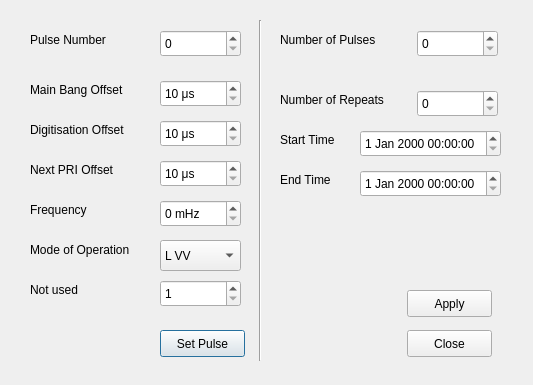
<?xml version="1.0" encoding="UTF-8"?>
<ui version="4.0">
 <class>ExperimentGui</class>
 <widget class="QDialog" name="ExperimentGui">
  <property name="geometry">
   <rect>
    <x>0</x>
    <y>0</y>
    <width>533</width>
    <height>385</height>
   </rect>
  </property>
  <property name="windowTitle">
   <string>Dialog</string>
  </property>
  <widget class="QSpinBox" name="spinBoxPulseNo">
   <property name="geometry">
    <rect>
     <x>160</x>
     <y>30</y>
     <width>81</width>
     <height>27</height>
    </rect>
   </property>
   <property name="maximum">
    <number>31</number>
   </property>
  </widget>
  <widget class="QLabel" name="label">
   <property name="geometry">
    <rect>
     <x>30</x>
     <y>30</y>
     <width>91</width>
     <height>20</height>
    </rect>
   </property>
   <property name="text">
    <string>Pulse Number</string>
   </property>
  </widget>
  <widget class="QLabel" name="label_2">
   <property name="geometry">
    <rect>
     <x>30</x>
     <y>80</y>
     <width>131</width>
     <height>20</height>
    </rect>
   </property>
   <property name="text">
    <string>Main Bang Offset</string>
   </property>
  </widget>
  <widget class="QLabel" name="label_3">
   <property name="geometry">
    <rect>
     <x>30</x>
     <y>120</y>
     <width>141</width>
     <height>20</height>
    </rect>
   </property>
   <property name="text">
    <string>Digitisation Offset</string>
   </property>
  </widget>
  <widget class="QLabel" name="label_4">
   <property name="geometry">
    <rect>
     <x>30</x>
     <y>160</y>
     <width>131</width>
     <height>20</height>
    </rect>
   </property>
   <property name="text">
    <string>Next PRI Offset</string>
   </property>
  </widget>
  <widget class="QSpinBox" name="spinBoxMB">
   <property name="geometry">
    <rect>
     <x>160</x>
     <y>80</y>
     <width>81</width>
     <height>27</height>
    </rect>
   </property>
   <property name="suffix">
    <string> μs</string>
   </property>
   <property name="minimum">
    <number>10</number>
   </property>
   <property name="maximum">
    <number>655350</number>
   </property>
   <property name="singleStep">
    <number>10</number>
   </property>
  </widget>
  <widget class="QSpinBox" name="spinBoxDIG">
   <property name="geometry">
    <rect>
     <x>160</x>
     <y>120</y>
     <width>81</width>
     <height>27</height>
    </rect>
   </property>
   <property name="suffix">
    <string> μs</string>
   </property>
   <property name="minimum">
    <number>10</number>
   </property>
   <property name="maximum">
    <number>655350</number>
   </property>
   <property name="singleStep">
    <number>10</number>
   </property>
  </widget>
  <widget class="QSpinBox" name="spinBoxPRI">
   <property name="geometry">
    <rect>
     <x>160</x>
     <y>160</y>
     <width>81</width>
     <height>27</height>
    </rect>
   </property>
   <property name="suffix">
    <string> μs</string>
   </property>
   <property name="minimum">
    <number>10</number>
   </property>
   <property name="maximum">
    <number>655350</number>
   </property>
   <property name="singleStep">
    <number>10</number>
   </property>
  </widget>
  <widget class="QSpinBox" name="spinBoxFrequency">
   <property name="geometry">
    <rect>
     <x>160</x>
     <y>200</y>
     <width>81</width>
     <height>27</height>
    </rect>
   </property>
   <property name="suffix">
    <string> mHz</string>
   </property>
   <property name="minimum">
    <number>0</number>
   </property>
   <property name="maximum">
    <number>100000</number>
   </property>
  </widget>
  <widget class="QLabel" name="label_5">
   <property name="geometry">
    <rect>
     <x>30</x>
     <y>200</y>
     <width>131</width>
     <height>20</height>
    </rect>
   </property>
   <property name="text">
    <string>Frequency</string>
   </property>
  </widget>
  <widget class="QLabel" name="label_6">
   <property name="geometry">
    <rect>
     <x>30</x>
     <y>280</y>
     <width>121</width>
     <height>20</height>
    </rect>
   </property>
   <property name="text">
    <string>Not used</string>
   </property>
  </widget>
  <widget class="QSpinBox" name="spinBoxNotused">
   <property name="geometry">
    <rect>
     <x>160</x>
     <y>280</y>
     <width>81</width>
     <height>27</height>
    </rect>
   </property>
   <property name="minimum">
    <number>1</number>
   </property>
   <property name="maximum">
    <number>65535</number>
   </property>
  </widget>
  <widget class="QLabel" name="label_7">
   <property name="geometry">
    <rect>
     <x>30</x>
     <y>240</y>
     <width>121</width>
     <height>20</height>
    </rect>
   </property>
   <property name="text">
    <string>Mode of Operation</string>
   </property>
  </widget>
  <widget class="QComboBox" name="comboBoxMode">
   <property name="geometry">
    <rect>
     <x>160</x>
     <y>240</y>
     <width>81</width>
     <height>31</height>
    </rect>
   </property>
   <item>
    <property name="text">
     <string>L VV</string>
    </property>
   </item>
   <item>
    <property name="text">
     <string>L VH</string>
    </property>
   </item>
   <item>
    <property name="text">
     <string>L HV</string>
    </property>
   </item>
   <item>
    <property name="text">
     <string>L HH</string>
    </property>
   </item>
   <item>
    <property name="text">
     <string>X V</string>
    </property>
   </item>
   <item>
    <property name="text">
     <string>X H</string>
    </property>
   </item>
  </widget>
  <widget class="QPushButton" name="pushButton">
   <property name="geometry">
    <rect>
     <x>160</x>
     <y>330</y>
     <width>85</width>
     <height>27</height>
    </rect>
   </property>
   <property name="text">
    <string>Set Pulse</string>
   </property>
  </widget>
  <widget class="QLabel" name="label_8">
   <property name="geometry">
    <rect>
     <x>280</x>
     <y>90</y>
     <width>131</width>
     <height>20</height>
    </rect>
   </property>
   <property name="text">
    <string>Number of Repeats</string>
   </property>
  </widget>
  <widget class="QSpinBox" name="spinBoxRepeats">
   <property name="geometry">
    <rect>
     <x>417</x>
     <y>90</y>
     <width>81</width>
     <height>27</height>
    </rect>
   </property>
   <property name="maximum">
    <number>65535</number>
   </property>
  </widget>
  <widget class="Line" name="line">
   <property name="geometry">
    <rect>
     <x>250</x>
     <y>20</y>
     <width>20</width>
     <height>341</height>
    </rect>
   </property>
   <property name="orientation">
    <enum>Qt::Vertical</enum>
   </property>
  </widget>
  <widget class="QLabel" name="label_9">
   <property name="geometry">
    <rect>
     <x>280</x>
     <y>130</y>
     <width>131</width>
     <height>20</height>
    </rect>
   </property>
   <property name="text">
    <string>Start Time</string>
   </property>
  </widget>
  <widget class="QLabel" name="label_10">
   <property name="geometry">
    <rect>
     <x>280</x>
     <y>170</y>
     <width>131</width>
     <height>20</height>
    </rect>
   </property>
   <property name="text">
    <string>End Time</string>
   </property>
  </widget>
  <widget class="QPushButton" name="pushButtonClose">
   <property name="geometry">
    <rect>
     <x>407</x>
     <y>330</y>
     <width>85</width>
     <height>27</height>
    </rect>
   </property>
   <property name="text">
    <string>Close</string>
   </property>
  </widget>
  <widget class="QPushButton" name="pushButton_2">
   <property name="geometry">
    <rect>
     <x>407</x>
     <y>290</y>
     <width>85</width>
     <height>27</height>
    </rect>
   </property>
   <property name="text">
    <string>Apply</string>
   </property>
  </widget>
  <widget class="QLabel" name="label_11">
   <property name="geometry">
    <rect>
     <x>280</x>
     <y>30</y>
     <width>131</width>
     <height>20</height>
    </rect>
   </property>
   <property name="text">
    <string>Number of Pulses</string>
   </property>
  </widget>
  <widget class="QSpinBox" name="spinBoxPulses">
   <property name="geometry">
    <rect>
     <x>417</x>
     <y>30</y>
     <width>81</width>
     <height>27</height>
    </rect>
   </property>
   <property name="maximum">
    <number>65535</number>
   </property>
  </widget>
  <widget class="QDateTimeEdit" name="dateTimeEditStartTime">
   <property name="geometry">
    <rect>
     <x>360</x>
     <y>130</y>
     <width>141</width>
     <height>27</height>
    </rect>
   </property>
  </widget>
  <widget class="QDateTimeEdit" name="dateTimeEditEndTime">
   <property name="geometry">
    <rect>
     <x>360</x>
     <y>170</y>
     <width>141</width>
     <height>27</height>
    </rect>
   </property>
  </widget>
 </widget>
 <resources/>
 <connections>
  <connection>
   <sender>spinBoxPulseNo</sender>
   <signal>valueChanged(int)</signal>
   <receiver>ExperimentGui</receiver>
   <slot>setPulsesInGui()</slot>
   <hints>
    <hint type="sourcelabel">
     <x>212</x>
     <y>44</y>
    </hint>
    <hint type="destinationlabel">
     <x>263</x>
     <y>61</y>
    </hint>
   </hints>
  </connection>
  <connection>
   <sender>pushButtonClose</sender>
   <signal>clicked()</signal>
   <receiver>ExperimentGui</receiver>
   <slot>close()</slot>
   <hints>
    <hint type="sourcelabel">
     <x>563</x>
     <y>311</y>
    </hint>
    <hint type="destinationlabel">
     <x>495</x>
     <y>237</y>
    </hint>
   </hints>
  </connection>
 </connections>
 <slots>
  <slot>setPulsesInGui()</slot>
 </slots>
</ui>
